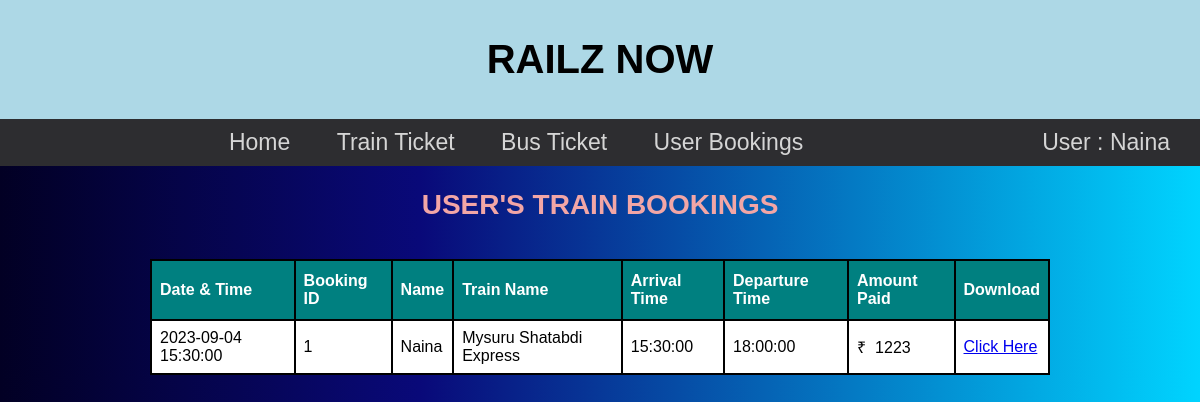
Screenshot of /trainbookings.php (signed in) with the database file from the repository.
### tables this page shows
CREATE TABLE `transactions` (
  `T_No.` int(10) NOT NULL,
  `email` varchar(50) NOT NULL,
  `Name` varchar(50) NOT NULL,
  `trainName` varchar(50) NOT NULL,
  `arrivalTime` time NOT NULL,
  `departureTime` time NOT NULL,
  `card_no` int(25) NOT NULL,
  `expmonth` int(2) NOT NULL,
  `expyear` int(2) NOT NULL,
  `cvv` int(3) NOT NULL,
  `pin` int(4) NOT NULL,
  `Date` datetime NOT NULL DEFAULT current_timestamp(),
  `Amt` int(10) NOT NULL
);

### trainbookings.php (the view, shortened to what this page needs)
<?php
include 'connect.php';
include 'header.php';
?>
<head>
</head>
<body>
    <h2 style="margin-bottom:20px; font-size: 28px; color: #f2a6a6;"><center><b>USER'S TRAIN BOOKINGS</center></b></h2>
    <div class="container">
        <br />
        <table id="database_table" class="table table-striped table-bordered">
        <thead>
            <tr>
                <th>Date & Time </th>
                <th>Booking ID </th>
                <th>Name</th>
                <th>Train Name</th>
                <th>Arrival Time</th>
                <th>Departure Time</th>
                <th>Amount Paid</th>
                <th>Download</th>
            </tr>
        </thead>
        <tbody>
            <?php
                $sql_transactions = "SELECT * FROM `transactions`  WHERE  `email`='" . $_SESSION['email'] . "' ";
                $result = $connect->query($sql_transactions);
                while ($row = $result->fetch_assoc()) {
                    echo '<tr class="class="table table-striped table-bordered"">
                        <td>' . $row["Date"] . '</td>
                        <td>' . $row["T_No."] . '</td>
                        <td>' . $row["Name"] . '</td>
                        <td>' . $row["trainName"] . '</td>
                        <td>' . $row["arrivalTime"] . '</td>
                        <td>' . $row["departureTime"] . '</td>
                        <td>₹&nbsp&nbsp' . $row["Amt"] . '</td>
                        <td><a href="print.php?pid='.$row["T_No."].'&trainName='.urlencode($row["trainName"]).'&arrivalTime='.urlencode($row["arrivalTime"]).'&departureTime='.urlencode($row["departureTime"]).'" target="_blank">Click Here</a></td>';
                }
            ?>
        </tbody>
        </table>
    </div>
</body>

### header.php (style rules this page uses)
body { margin: 0; padding: 0; font-family: 'Montserrat', sans-serif; }

### trainbookings.php (style rules this page uses)
body { font-family: "Trebuchet MS", Arial, Helvetica, sans-serif; background: linear-gradient(90deg, rgba(2,0,36,1) 0%, rgba(9,9,121,1) 35%, rgba(0,212,255,1) 100%); }
.container { text-align: center; margin-top: 20px; }
#database_table { font-size: 16px; border-collapse: collapse; border-spacing: 0; width: 75%; margin:auto; }
#database_table td, #database_table th { border: 2px solid black; text-align: left; padding: 8px; }
#database_table tr { background-color: white; }
#database_table th { padding-top: 11px; padding-bottom: 11px; background-color: teal; color: white; }

### rows the page displays
transactions: Date "2023-09-04 15:30:00", value "1", Name "Naina", trainName "Mysuru Shatabdi Express", arrivalTime "15:30:00", departureTime "18:00:00", Amt "1223"

### other values shown
$_SESSION['name'] "Naina"
